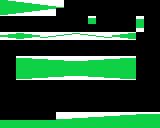

Tiled map render using the project's own tile images. Description and the whole map definition, tile-layer contents included, below:
An orthogonal 20x16 tile map with 8x8 px tiles, 1 tile layer (Tile Layer 1).

<map version="1.5" tiledversion="1.7.2" orientation="orthogonal" renderorder="right-down" width="20" height="16" tilewidth="8" tileheight="8" infinite="0" nextlayerid="2" nextobjectid="1">
 <tileset firstgid="1" name="tileset(8x8)" tilewidth="8" tileheight="8" tilecount="24" columns="8">
  <image source="tileset(8x8).png" width="64" height="24" />
  <tile id="0">
   <properties>
    <property name="bottom" type="int" value="0" />
    <property name="collides" type="bool" value="true" />
    <property name="top" type="int" value="0" />
   </properties>
  </tile>
  <tile id="1">
   <properties>
    <property name="bottom" type="int" value="0" />
    <property name="collides" type="bool" value="true" />
    <property name="top" type="int" value="1" />
   </properties>
  </tile>
  <tile id="2">
   <properties>
    <property name="bottom" type="int" value="0" />
    <property name="collides" type="bool" value="true" />
    <property name="top" type="int" value="2" />
   </properties>
  </tile>
  <tile id="3">
   <properties>
    <property name="bottom" type="int" value="0" />
    <property name="collides" type="bool" value="true" />
    <property name="top" type="int" value="3" />
   </properties>
  </tile>
  <tile id="4">
   <properties>
    <property name="bottom" type="int" value="0" />
    <property name="collides" type="bool" value="true" />
    <property name="top" type="int" value="4" />
   </properties>
  </tile>
  <tile id="5">
   <properties>
    <property name="bottom" type="int" value="0" />
    <property name="collides" type="bool" value="true" />
    <property name="top" type="int" value="5" />
   </properties>
  </tile>
  <tile id="6">
   <properties>
    <property name="bottom" type="int" value="0" />
    <property name="collides" type="bool" value="true" />
    <property name="top" type="int" value="6" />
   </properties>
  </tile>
  <tile id="7">
   <properties>
    <property name="bottom" type="int" value="0" />
    <property name="collides" type="bool" value="true" />
    <property name="top" type="int" value="7" />
   </properties>
  </tile>
  <tile id="8">
   <properties>
    <property name="bottom" type="int" value="1" />
    <property name="collides" type="bool" value="true" />
    <property name="top" type="int" value="0" />
   </properties>
  </tile>
  <tile id="9">
   <properties>
    <property name="bottom" type="int" value="2" />
    <property name="collides" type="bool" value="true" />
    <property name="top" type="int" value="0" />
   </properties>
  </tile>
  <tile id="10">
   <properties>
    <property name="bottom" type="int" value="3" />
    <property name="collides" type="bool" value="true" />
    <property name="top" type="int" value="0" />
   </properties>
  </tile>
  <tile id="11">
   <properties>
    <property name="bottom" type="int" value="4" />
    <property name="collides" type="bool" value="true" />
    <property name="top" type="int" value="0" />
   </properties>
  </tile>
  <tile id="12">
   <properties>
    <property name="bottom" type="int" value="5" />
    <property name="collides" type="bool" value="true" />
    <property name="top" type="int" value="0" />
   </properties>
  </tile>
  <tile id="13">
   <properties>
    <property name="bottom" type="int" value="6" />
    <property name="collides" type="bool" value="true" />
    <property name="top" type="int" value="0" />
   </properties>
  </tile>
  <tile id="14">
   <properties>
    <property name="bottom" type="int" value="7" />
    <property name="collides" type="bool" value="true" />
    <property name="top" type="int" value="0" />
   </properties>
  </tile>
 </tileset>
 <layer id="1" name="Tile Layer 1" width="20" height="16">
  <data encoding="csv">
1,2,3,4,5,6,7,8,0,0,0,0,0,0,0,0,0,0,0,0,
9,10,11,12,13,14,15,0,0,0,0,0,0,0,0,0,0,0,0,0,
0,0,0,0,0,0,0,0,0,0,0,3,0,0,0,0,0,4,0,0,
0,0,0,0,0,0,0,0,0,0,0,0,0,0,0,0,0,12,0,0,
17,18,19,18,17,20,21,22,23,24,23,22,21,20,17,18,19,0,0,0,
0,0,0,0,0,0,0,0,0,0,0,0,0,0,0,0,0,0,0,0,
0,0,0,0,0,0,0,0,0,0,0,0,0,0,0,0,0,0,0,0,
0,0,3,3,4,4,5,5,6,6,6,5,5,4,4,3,3,0,0,0,
0,0,1,1,1,1,1,1,1,1,1,1,1,1,1,1,1,0,0,0,
0,0,9,9,10,10,11,11,12,12,12,11,11,10,10,9,9,0,0,0,
0,0,0,0,0,0,0,0,0,0,0,0,0,0,0,0,0,0,0,0,
0,0,0,0,0,0,0,0,0,0,0,0,0,0,0,0,0,0,0,0,
0,0,0,0,0,0,0,0,0,0,0,0,0,0,0,0,0,0,0,0,
0,0,0,0,0,0,0,0,0,0,0,0,0,0,0,0,0,0,0,0,
0,0,0,0,0,0,0,8,8,7,7,6,6,5,5,4,4,3,3,3,
1,1,1,1,1,1,1,1,1,1,1,1,1,1,1,1,1,1,1,1
</data>
 </layer>
</map>